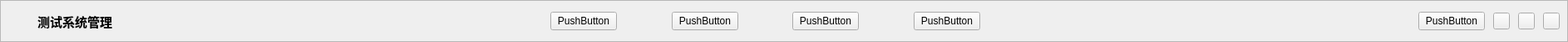
<?xml version="1.0" encoding="UTF-8"?>
<ui version="4.0">
 <class>MainTitleBar</class>
 <widget class="QWidget" name="MainTitleBar">
  <property name="geometry">
   <rect>
    <x>0</x>
    <y>0</y>
    <width>1886</width>
    <height>50</height>
   </rect>
  </property>
  <property name="windowTitle">
   <string>Form</string>
  </property>
  <property name="styleSheet">
   <string notr="true"/>
  </property>
  <layout class="QVBoxLayout" name="verticalLayout">
   <property name="spacing">
    <number>0</number>
   </property>
   <property name="leftMargin">
    <number>0</number>
   </property>
   <property name="topMargin">
    <number>0</number>
   </property>
   <property name="rightMargin">
    <number>0</number>
   </property>
   <property name="bottomMargin">
    <number>0</number>
   </property>
   <item>
    <widget class="QFrame" name="frameBorder">
     <property name="frameShape">
      <enum>QFrame::StyledPanel</enum>
     </property>
     <property name="frameShadow">
      <enum>QFrame::Raised</enum>
     </property>
     <layout class="QHBoxLayout" name="horizontalLayout">
      <property name="spacing">
       <number>10</number>
      </property>
      <property name="leftMargin">
       <number>9</number>
      </property>
      <property name="topMargin">
       <number>9</number>
      </property>
      <property name="rightMargin">
       <number>9</number>
      </property>
      <property name="bottomMargin">
       <number>9</number>
      </property>
      <item>
       <widget class="QLabel" name="labelImage">
        <property name="minimumSize">
         <size>
          <width>25</width>
          <height>25</height>
         </size>
        </property>
        <property name="maximumSize">
         <size>
          <width>25</width>
          <height>25</height>
         </size>
        </property>
        <property name="font">
         <font>
          <weight>75</weight>
          <bold>true</bold>
         </font>
        </property>
        <property name="text">
         <string/>
        </property>
        <property name="pixmap">
         <pixmap resource="../AutoWorkstation.qrc">:/MainWindow/res/image/Logo@1x.png</pixmap>
        </property>
        <property name="scaledContents">
         <bool>true</bool>
        </property>
       </widget>
      </item>
      <item>
       <widget class="QLabel" name="labelTitleName">
        <property name="font">
         <font>
          <family>微软雅黑</family>
          <pointsize>11</pointsize>
          <weight>75</weight>
          <bold>true</bold>
         </font>
        </property>
        <property name="text">
         <string>测试系统管理</string>
        </property>
        <property name="scaledContents">
         <bool>true</bool>
        </property>
       </widget>
      </item>
      <item>
       <spacer name="horizontalSpacer_2">
        <property name="orientation">
         <enum>Qt::Horizontal</enum>
        </property>
        <property name="sizeHint" stdset="0">
         <size>
          <width>40</width>
          <height>20</height>
         </size>
        </property>
       </spacer>
      </item>
      <item>
       <layout class="QHBoxLayout" name="horizontalLayout_2">
        <item>
         <widget class="QPushButton" name="pushButton_Index">
          <property name="text">
           <string>PushButton</string>
          </property>
         </widget>
        </item>
        <item>
         <spacer name="horizontalSpacer_3">
          <property name="orientation">
           <enum>Qt::Horizontal</enum>
          </property>
          <property name="sizeHint" stdset="0">
           <size>
            <width>40</width>
            <height>20</height>
           </size>
          </property>
         </spacer>
        </item>
        <item>
         <widget class="QPushButton" name="pushButton_Test">
          <property name="text">
           <string>PushButton</string>
          </property>
         </widget>
        </item>
        <item>
         <spacer name="horizontalSpacer_4">
          <property name="orientation">
           <enum>Qt::Horizontal</enum>
          </property>
          <property name="sizeHint" stdset="0">
           <size>
            <width>40</width>
            <height>20</height>
           </size>
          </property>
         </spacer>
        </item>
        <item>
         <widget class="QPushButton" name="pushButton_TestResult">
          <property name="text">
           <string>PushButton</string>
          </property>
         </widget>
        </item>
        <item>
         <spacer name="horizontalSpacer_5">
          <property name="orientation">
           <enum>Qt::Horizontal</enum>
          </property>
          <property name="sizeHint" stdset="0">
           <size>
            <width>40</width>
            <height>20</height>
           </size>
          </property>
         </spacer>
        </item>
        <item>
         <widget class="QPushButton" name="pushButton_Manage">
          <property name="text">
           <string>PushButton</string>
          </property>
         </widget>
        </item>
       </layout>
      </item>
      <item>
       <spacer name="horizontalSpacer">
        <property name="orientation">
         <enum>Qt::Horizontal</enum>
        </property>
        <property name="sizeHint" stdset="0">
         <size>
          <width>40</width>
          <height>20</height>
         </size>
        </property>
       </spacer>
      </item>
      <item>
       <widget class="QPushButton" name="pushButton_User">
        <property name="text">
         <string>PushButton</string>
        </property>
       </widget>
      </item>
      <item>
       <widget class="QPushButton" name="pushButtonMin">
        <property name="minimumSize">
         <size>
          <width>20</width>
          <height>20</height>
         </size>
        </property>
        <property name="maximumSize">
         <size>
          <width>20</width>
          <height>20</height>
         </size>
        </property>
        <property name="font">
         <font>
          <pointsize>6</pointsize>
         </font>
        </property>
        <property name="styleSheet">
         <string notr="true"/>
        </property>
        <property name="text">
         <string/>
        </property>
       </widget>
      </item>
      <item>
       <widget class="QPushButton" name="pushButtonNormalMax">
        <property name="minimumSize">
         <size>
          <width>20</width>
          <height>20</height>
         </size>
        </property>
        <property name="maximumSize">
         <size>
          <width>20</width>
          <height>20</height>
         </size>
        </property>
        <property name="font">
         <font>
          <pointsize>6</pointsize>
         </font>
        </property>
        <property name="styleSheet">
         <string notr="true"/>
        </property>
        <property name="text">
         <string/>
        </property>
       </widget>
      </item>
      <item>
       <widget class="QPushButton" name="pushButtonClose">
        <property name="minimumSize">
         <size>
          <width>20</width>
          <height>20</height>
         </size>
        </property>
        <property name="maximumSize">
         <size>
          <width>20</width>
          <height>20</height>
         </size>
        </property>
        <property name="text">
         <string/>
        </property>
       </widget>
      </item>
     </layout>
    </widget>
   </item>
  </layout>
 </widget>
 <resources>
  <include location="../AutoWorkstation.qrc"/>
  <include location="../AutoWorkstation.qrc"/>
 </resources>
 <connections/>
</ui>
